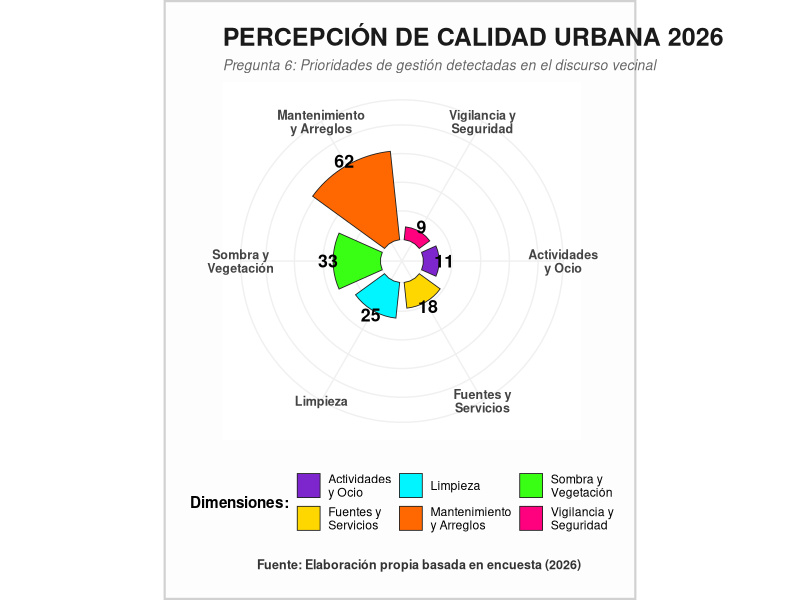

Here is the R script that generated this plot:
library(ggplot2)

df_p6 <- data.frame(
  Categoria = c("Mantenimiento\ny Arreglos", "Sombra y\nVegetación",
                "Limpieza", "Fuentes y\nServicios",
                "Actividades\ny Ocio", "Vigilancia y\nSeguridad"),
  Valor = c(62, 33, 25, 18, 11, 9)
)

ggplot(df_p6, aes(x = reorder(Categoria, Valor), y = Valor, fill = Categoria)) +
  geom_col(width = 0.8, color = "#222222", size = 0.3) +
  ylim(-15, 85) +
  coord_polar(start = 0, clip = "off") +
  scale_fill_manual(values = c(
    "Mantenimiento\ny Arreglos" = "#FF6700",
    "Sombra y\nVegetación" = "#39FF14",
    "Limpieza" = "#00F5FF",
    "Fuentes y\nServicios" = "#FFD700",
    "Actividades\ny Ocio" = "#7D26CD",
    "Vigilancia y\nSeguridad" = "#FF007F"
  )) +
  geom_text(aes(label = Valor), y = df_p6$Valor + 3.5, fontface = "bold", size = 4.5) +
  labs(
    title = "PERCEPCIÓN DE CALIDAD URBANA 2026",
    subtitle = "Pregunta 6: Prioridades de gestión detectadas en el discurso vecinal",
    caption = "Fuente: Elaboración propia basada en encuesta (2026)",
    fill = "Dimensiones:"
  ) +
  theme_minimal() +
  theme(
    plot.background = element_rect(fill = "#FDFDFD", color = "#D1D1D1", size = 1.5),
    panel.background = element_rect(fill = "white", color = NA),
    plot.title = element_text(face = "bold", size = 18, color = "#1A1A1A", hjust = 0),
    plot.subtitle = element_text(size = 10, color = "#666666", face = "italic", hjust = 0),
    plot.caption = element_text(size = 9, color = "#333333", face = "bold", hjust = 1, margin = margin(t = 15)),
    legend.position = "bottom",
    legend.title = element_text(face = "bold"),
    axis.text.y = element_blank(),
    axis.text.x = element_text(face = "bold", color = "#444444", size = 9),
    axis.title = element_blank(),
    panel.grid = element_line(color = "#F0F0F0"),
    plot.margin = margin(20, 40, 20, 40)
  )
